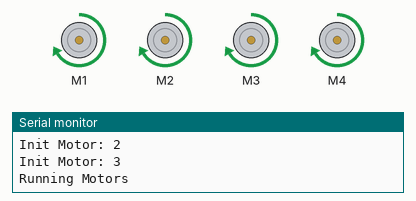
This sketch was run on a simulated Arduino Uno, built with avr-gcc and run on an emulated ATmega328P. Parts: 4 × DC motor (green arrow = forward, orange = backward, longer = faster), the last lines printed to the serial monitor.

Above: at 0.1 s.
At 1.1 s:
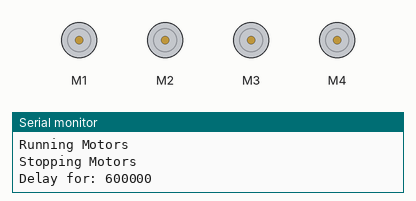
Timing chart, 0 to 2.6 s (numbered marks = the images above):
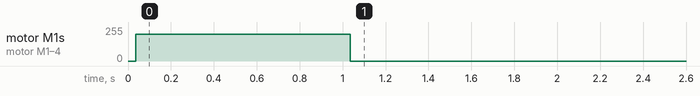

Measured:
- by itself, motor M1–4: stopped → forward 200/255 at 0.04 s, → stopped 1.0 s later

The sketch:

main.ino
```cpp
// Green house 4 motor auto waterer
#include <Wire.h>
#include <Adafruit_MotorShield.h>

#define MOTOR_COUNT 4

Adafruit_MotorShield AFMS = Adafruit_MotorShield();

Adafruit_DCMotor motors[MOTOR_COUNT] = {
 *AFMS.getMotor(1),
 *AFMS.getMotor(2),
 *AFMS.getMotor(3),
 *AFMS.getMotor(4)
};
void setup() {
  Serial.begin(9600);
  Serial.println("Garden plant waterer");

  // create with the default frequency 1.6KHz
  AFMS.begin();

  // Set the speed to start, from 0 (off) to 255 (max speed)
  for(int i = 0; i < MOTOR_COUNT; i++) {
    Serial.println("Init Motor: " + String(i));
    motors[i].setSpeed(200);
    motors[i].run(FORWARD);
    motors[i].run(RELEASE);
  }

}

void loop() {
  Serial.println("Running Motors");
  for(int i = 0; i < MOTOR_COUNT; i++) {
    motors[i].run(FORWARD);
  }

  delay(1000);

  Serial.println("Stopping Motors");
  for(int i = 0; i < MOTOR_COUNT; i++) {
    motors[i].run(RELEASE);
  }

  long waitTime = 1000L * 60 * 10;

  Serial.print("Delay for: ");
  Serial.println(waitTime);

  delay(waitTime);
}
```
